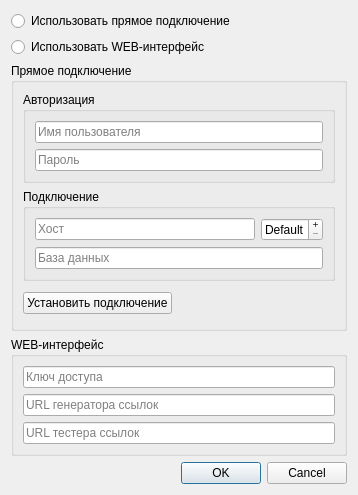
<?xml version="1.0" encoding="UTF-8"?>
<ui version="4.0">
 <class>DataBaseDialog</class>
 <widget class="QDialog" name="DataBaseDialog">
  <property name="geometry">
   <rect>
    <x>0</x>
    <y>0</y>
    <width>358</width>
    <height>472</height>
   </rect>
  </property>
  <property name="windowTitle">
   <string>Настройка MySQL</string>
  </property>
  <layout class="QVBoxLayout" name="verticalLayout_3">
   <item>
    <layout class="QVBoxLayout" name="verticalLayout_6">
     <item>
      <widget class="QRadioButton" name="radioButton">
       <property name="text">
        <string>Использовать прямое подключение</string>
       </property>
       <property name="checkable">
        <bool>true</bool>
       </property>
      </widget>
     </item>
     <item>
      <widget class="QRadioButton" name="radioButton_2">
       <property name="text">
        <string>Использовать WEB-интерфейс</string>
       </property>
       <property name="checked">
        <bool>false</bool>
       </property>
      </widget>
     </item>
    </layout>
   </item>
   <item>
    <widget class="QGroupBox" name="groupBox_4">
     <property name="title">
      <string>Прямое подключение</string>
     </property>
     <layout class="QVBoxLayout" name="verticalLayout_4">
      <item>
       <widget class="QGroupBox" name="groupBox">
        <property name="title">
         <string>Авторизация</string>
        </property>
        <layout class="QVBoxLayout" name="verticalLayout">
         <item>
          <widget class="QLineEdit" name="lineEdit">
           <property name="placeholderText">
            <string>Имя пользователя</string>
           </property>
          </widget>
         </item>
         <item>
          <widget class="QLineEdit" name="lineEdit_2">
           <property name="echoMode">
            <enum>QLineEdit::Password</enum>
           </property>
           <property name="placeholderText">
            <string>Пароль</string>
           </property>
          </widget>
         </item>
        </layout>
       </widget>
      </item>
      <item>
       <widget class="QGroupBox" name="groupBox_2">
        <property name="title">
         <string>Подключение</string>
        </property>
        <layout class="QVBoxLayout" name="verticalLayout_2">
         <item>
          <layout class="QHBoxLayout" name="horizontalLayout">
           <item>
            <widget class="QLineEdit" name="lineEdit_3">
             <property name="placeholderText">
              <string>Хост</string>
             </property>
            </widget>
           </item>
           <item>
            <widget class="QSpinBox" name="spinBox">
             <property name="buttonSymbols">
              <enum>QAbstractSpinBox::PlusMinus</enum>
             </property>
             <property name="specialValueText">
              <string>Default</string>
             </property>
             <property name="maximum">
              <number>65535</number>
             </property>
            </widget>
           </item>
          </layout>
         </item>
         <item>
          <widget class="QLineEdit" name="lineEdit_4">
           <property name="text">
            <string/>
           </property>
           <property name="placeholderText">
            <string>База данных</string>
           </property>
          </widget>
         </item>
        </layout>
       </widget>
      </item>
      <item>
       <layout class="QHBoxLayout" name="horizontalLayout_2">
        <item>
         <widget class="QPushButton" name="pushButton">
          <property name="text">
           <string>Установить подключение</string>
          </property>
         </widget>
        </item>
        <item>
         <spacer name="horizontalSpacer">
          <property name="orientation">
           <enum>Qt::Horizontal</enum>
          </property>
          <property name="sizeHint" stdset="0">
           <size>
            <width>40</width>
            <height>20</height>
           </size>
          </property>
         </spacer>
        </item>
        <item>
         <widget class="QLabel" name="label">
          <property name="minimumSize">
           <size>
            <width>32</width>
            <height>32</height>
           </size>
          </property>
          <property name="maximumSize">
           <size>
            <width>32</width>
            <height>32</height>
           </size>
          </property>
          <property name="text">
           <string/>
          </property>
          <property name="scaledContents">
           <bool>true</bool>
          </property>
         </widget>
        </item>
       </layout>
      </item>
     </layout>
    </widget>
   </item>
   <item>
    <widget class="QGroupBox" name="groupBox_3">
     <property name="title">
      <string>WEB-интерфейс</string>
     </property>
     <layout class="QVBoxLayout" name="verticalLayout_5">
      <item>
       <widget class="QLineEdit" name="lineEdit_6">
        <property name="inputMask">
         <string/>
        </property>
        <property name="echoMode">
         <enum>QLineEdit::PasswordEchoOnEdit</enum>
        </property>
        <property name="placeholderText">
         <string>Ключ доступа</string>
        </property>
       </widget>
      </item>
      <item>
       <widget class="QLineEdit" name="lineEdit_5">
        <property name="placeholderText">
         <string>URL генератора ссылок</string>
        </property>
       </widget>
      </item>
      <item>
       <widget class="QLineEdit" name="lineEdit_7">
        <property name="placeholderText">
         <string>URL тестера ссылок</string>
        </property>
       </widget>
      </item>
     </layout>
    </widget>
   </item>
   <item>
    <spacer name="verticalSpacer">
     <property name="orientation">
      <enum>Qt::Vertical</enum>
     </property>
     <property name="sizeHint" stdset="0">
      <size>
       <width>20</width>
       <height>40</height>
      </size>
     </property>
    </spacer>
   </item>
   <item>
    <widget class="QDialogButtonBox" name="buttonBox">
     <property name="orientation">
      <enum>Qt::Horizontal</enum>
     </property>
     <property name="standardButtons">
      <set>QDialogButtonBox::Cancel|QDialogButtonBox::Ok</set>
     </property>
    </widget>
   </item>
  </layout>
 </widget>
 <resources/>
 <connections>
  <connection>
   <sender>buttonBox</sender>
   <signal>accepted()</signal>
   <receiver>DataBaseDialog</receiver>
   <slot>accept()</slot>
   <hints>
    <hint type="sourcelabel">
     <x>248</x>
     <y>254</y>
    </hint>
    <hint type="destinationlabel">
     <x>157</x>
     <y>274</y>
    </hint>
   </hints>
  </connection>
  <connection>
   <sender>buttonBox</sender>
   <signal>rejected()</signal>
   <receiver>DataBaseDialog</receiver>
   <slot>reject()</slot>
   <hints>
    <hint type="sourcelabel">
     <x>316</x>
     <y>260</y>
    </hint>
    <hint type="destinationlabel">
     <x>286</x>
     <y>274</y>
    </hint>
   </hints>
  </connection>
 </connections>
</ui>
